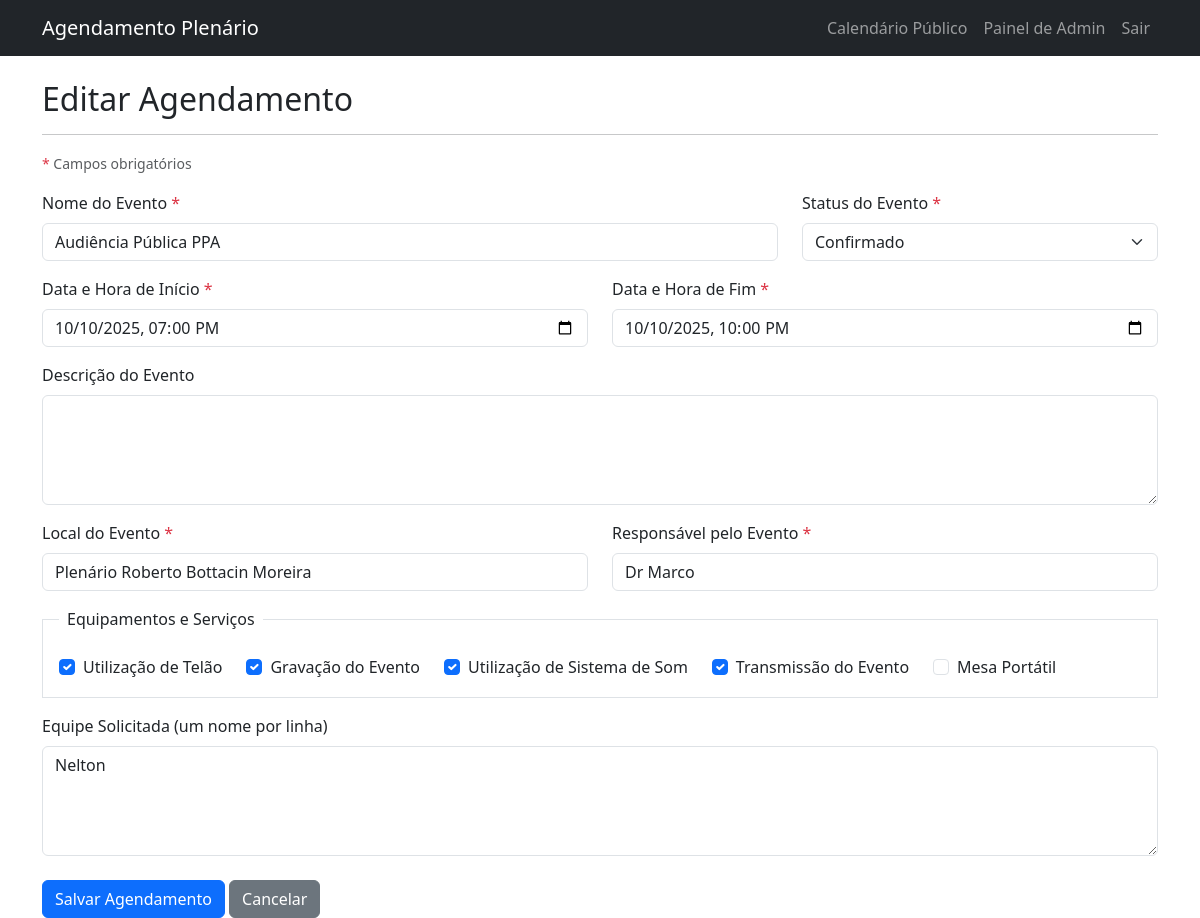
The page /agendamento/editar/3 (signed in) on the database its author committed.
### app/models.py (models this page shows, shortened)
class Agendamento(db.Model):
    id = db.Column(db.Integer, primary_key=True)
    titulo = db.Column(db.String(140), nullable=False)
    descricao = db.Column(db.Text)
    data_inicio = db.Column(db.DateTime, index=True, nullable=False)
    data_fim = db.Column(db.DateTime, nullable=False)
    local = db.Column(db.String(140), default='Plenário Roberto Bottacin Moreira')
    responsavel = db.Column(db.String(140))
    status = db.Column(db.String(64), default='Confirmado')
    uso_telao = db.Column(db.Boolean, default=False)
    gravacao = db.Column(db.Boolean, default=False)
    uso_som = db.Column(db.Boolean, default=False)
    transmissao = db.Column(db.Boolean, default=False)
    equipe_solicitada = db.Column(db.Text)
    usuario_id = db.Column(db.Integer, db.ForeignKey('usuario.id'))
    mesa_portatil = db.Column(db.Boolean, default=False)

### app/routes.py (the view)
@bp.route('/agendamento/editar/<int:agendamento_id>', methods=['GET', 'POST'])
@login_required
def editar_agendamento(agendamento_id):
    agendamento = Agendamento.query.get_or_404(agendamento_id)
    form = AgendamentoForm(agendamento_id=agendamento_id)
    if form.validate_on_submit():
        agendamento.titulo = form.titulo.data
        agendamento.descricao = form.descricao.data
        agendamento.data_inicio = form.data_inicio.data
        agendamento.data_fim = form.data_fim.data
        agendamento.local = form.local.data
        agendamento.responsavel = form.responsavel.data
        agendamento.status = form.status.data
        agendamento.uso_telao = form.uso_telao.data
        agendamento.gravacao = form.gravacao.data
        agendamento.uso_som = form.uso_som.data
        agendamento.transmissao = form.transmissao.data
        agendamento.equipe_solicitada = form.equipe_solicitada.data
        db.session.commit()
        flash('Agendamento atualizado com sucesso!')
        return redirect(url_for('main.admin_dashboard'))
    elif request.method == 'GET':
        form.titulo.data = agendamento.titulo
        form.descricao.data = agendamento.descricao
        form.data_inicio.data = agendamento.data_inicio
        form.data_fim.data = agendamento.data_fim
        form.local.data = agendamento.local
        form.responsavel.data = agendamento.responsavel
        form.status.data = agendamento.status
        form.uso_telao.data = agendamento.uso_telao
        form.gravacao.data = agendamento.gravacao
        form.uso_som.data = agendamento.uso_som
        form.transmissao.data = agendamento.transmissao
        form.equipe_solicitada.data = agendamento.equipe_solicitada
    return render_template('editar_agendamento.html', title='Editar Agendamento', form=form)

### app/models.py (called while the page is built)
@login_manager.user_loader
def load_user(user_id):
    return Usuario.query.get(int(user_id))

### app/templates/editar_agendamento.html (shortened to what this page needs)
{% extends "base.html" %}
{% block content %}
    <h2>Editar Agendamento</h2>
    <hr>
    <p class="text-muted"><small><span class="text-danger">*</span> Campos obrigatórios</small></p>
    <form action="" method="post" novalidate>
        <div class="row">
            <div class="col-md-8 mb-3">
                <label for="titulo" class="form-label">Nome do Evento <span class="text-danger">*</span></label>
                {{ form.titulo(class="form-control" + (" is-invalid" if form.titulo.errors else ""), size=32) }}
            </div>
            <div class="col-md-4 mb-3">
                <label for="status" class="form-label">Status do Evento <span class="text-danger">*</span></label>
                {{ form.status(class="form-select" + (" is-invalid" if form.status.errors else "")) }}
            </div>
        </div>
        <div class="row">
            <div class="col-md-6 mb-3">
                <label for="data_inicio" class="form-label">Data e Hora de Início <span class="text-danger">*</span></label>
                {{ form.data_inicio(class="form-control" + (" is-invalid" if form.data_inicio.errors else "")) }}
            </div>
            <div class="col-md-6 mb-3">
                <label for="data_fim" class="form-label">Data e Hora de Fim <span class="text-danger">*</span></label>
                {{ form.data_fim(class="form-control" + (" is-invalid" if form.data_fim.errors else "")) }}
            </div>
        </div>
        <div class="mb-3">
            {{ form.descricao.label(class="form-label") }}
            {{ form.descricao(class="form-control", rows=4) }}
        </div>
        <div class="row">
            <div class="col-md-6 mb-3">
                <label for="local" class="form-label">Local do Evento <span class="text-danger">*</span></label>
                {{ form.local(class="form-control" + (" is-invalid" if form.local.errors else "")) }}
            </div>
            <div class="col-md-6 mb-3">
                <label for="responsavel" class="form-label">Responsável pelo Evento <span class="text-danger">*</span></label>
                {{ form.responsavel(class="form-control" + (" is-invalid" if form.responsavel.errors else "")) }}
            </div>
        </div>
        <fieldset class="border p-3 mb-3">
            <legend class="float-none w-auto px-2 fs-6">Equipamentos e Serviços</legend>
            <div class="d-flex flex-wrap">
                <div class="form-check me-4">{{ form.uso_telao(class="form-check-input") }} {{ form.uso_telao.label(class="form-check-label") }}</div>
                <div class="form-check me-4">{{ form.gravacao(class="form-check-input") }} {{ form.gravacao.label(class="form-check-label") }}</div>
                <div class="form-check me-4">{{ form.uso_som(class="form-check-input") }} {{ form.uso_som.label(class="form-check-label") }}</div>
                <div class="form-check me-4">{{ form.transmissao(class="form-check-input") }} {{ form.transmissao.label(class="form-check-label") }}</div>
                <div class="form-check me-4">{{ form.mesa_portatil.label(class="form-check-label") }} {{ form.mesa_portatil(class="form-check-input") }}</div>
            </div>
        </fieldset>
        <div class="mb-3">
            {{ form.equipe_solicitada.label(class="form-label") }}
            {{ form.equipe_solicitada(class="form-control", rows=4) }}
        </div>
        <div class="mt-4">
            {{ form.submit(class="btn btn-primary") }}
            <a href="{{ url_for('main.admin_dashboard') }}" class="btn btn-secondary">Cancelar</a>
        </div>
    </form>
{% endblock %}

### app/templates/base.html (style rules this page uses)
body { padding-top: 56px; }

### rows shown on the page
Agendamento: titulo "Audiência Pública PPA", status "Confirmado", data_inicio "10/10/2025 19:00", data_fim "10/10/2025 22:00", local "Plenário Roberto Bottacin Moreira", responsavel "Dr Marco", uso_telao "☑", gravacao "☑", uso_som "☑", transmissao "☑", equipe_solicitada "Nelton"
